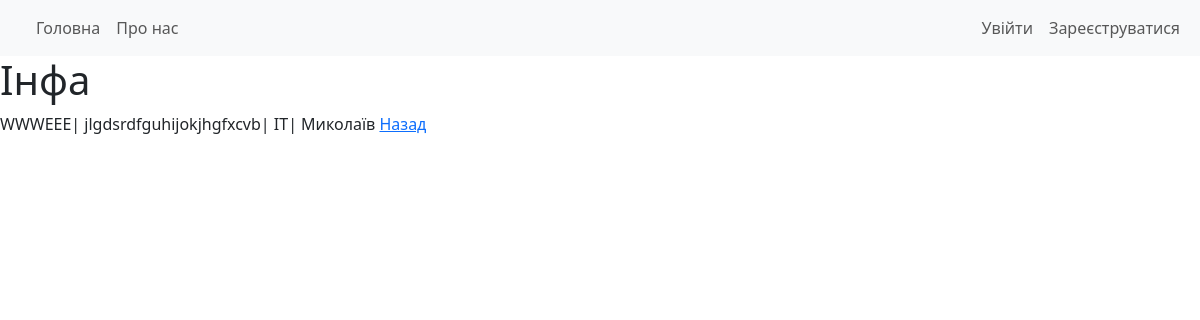
/job-datail/1/, run on the app's committed database.
### project/models.py (models this page shows, shortened)
class Vacancy(models.Model):
    title = models.CharField(max_length=256)#Заголовок
    description = models.TextField()#опис
    link = models.URLField(max_length=500, null=True, blank=True)
    company = models.ForeignKey(User, on_delete=models.CASCADE, related_name="vacancies")
    image = models.ImageField(upload_to='vacancies/images/',  null=True, blank=True)
    price_start = models.DecimalField(max_digits=10, decimal_places=2, null=True, blank=True)
    price_end = models.DecimalField(max_digits=10, decimal_places=2, null=True, blank=True)
    category = models.ForeignKey(Category, on_delete=models.SET_NULL, null=True)
    city = models.ForeignKey(City, on_delete=models.SET_NULL, related_name="vacancies", null=True)
    street = models.CharField(max_length=255, verbose_name="Вулиця")
    date = models.DateTimeField(auto_now_add=True)#дата створення

class Category(models.Model):
    name = models.CharField(max_length=150)
    def __str__(self):
        return self.name

class City(models.Model):
    name = models.CharField(max_length=100)
    def __str__(self):
        return self.name

### project/views.py (the view)
# urls.py: path('job-datail/<int:pk>/', views.Job_DatailView.as_view(), name='job_datail'),
class Job_DatailView(DetailView):
    model = Vacancy
    context_object_name = "jobs"
    template_name = "jobs/job_datail.html"

### templates/jobs/job_datail.html
{% extends 'base.html' %}
{% load static %}
{% block content %}
<h1>Інфа</h1>
        {{ jobs.title }}|
        {{ jobs.description }}|
        {{ jobs.category }}|
        {{ jobs.city }}
<a href="{% url 'job_list' %}">
    Назад
</a>
{% endblock %}

### data on the page
Vacancy: title "WWWEEE", description "jlgdsrdfguhijokjhgfxcvb", category "IT", city "Миколаїв"
